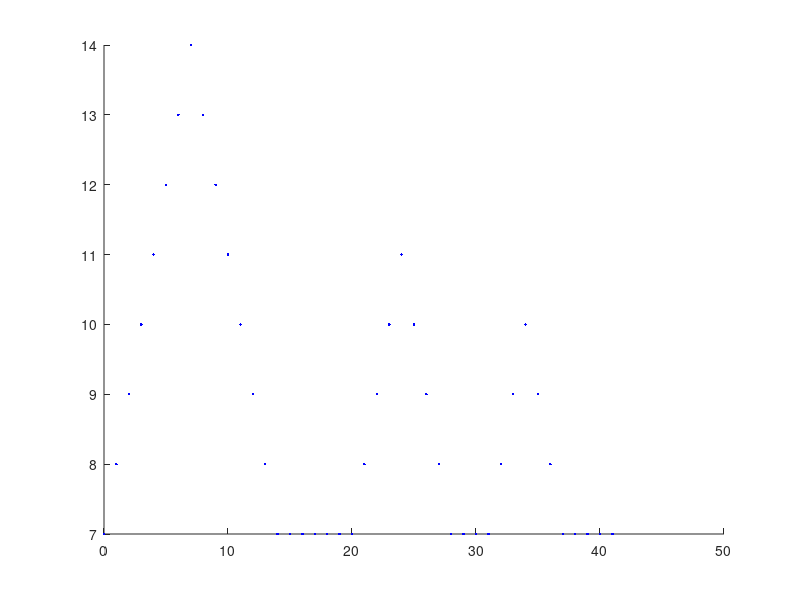

Here is the MATLAB script that generated this plot:
hold on
plot(0,7,'.b')
plot(1,8,'.b')
plot(2,9,'.b')
plot(3,10,'.b')
plot(4,11,'.b')
plot(5,12,'.b')
plot(6,13,'.b')
plot(7,14,'.b')
plot(8,13,'.b')
plot(9,12,'.b')
plot(10,11,'.b')
plot(11,10,'.b')
plot(12,9,'.b')
plot(13,8,'.b')
plot(14,7,'.b')
plot(15,7,'.b')
plot(16,7,'.b')
plot(17,7,'.b')
plot(18,7,'.b')
plot(19,7,'.b')
plot(20,7,'.b')
plot(21,8,'.b')
plot(22,9,'.b')
plot(23,10,'.b')
plot(24,11,'.b')
plot(25,10,'.b')
plot(26,9,'.b')
plot(27,8,'.b')
plot(28,7,'.b')
plot(29,7,'.b')
plot(30,7,'.b')
plot(31,7,'.b')
plot(32,8,'.b')
plot(33,9,'.b')
plot(34,10,'.b')
plot(35,9,'.b')
plot(36,8,'.b')
plot(37,7,'.b')
plot(38,7,'.b')
plot(39,7,'.b')
plot(40,7,'.b')
plot(41,7,'.b')
hold on
